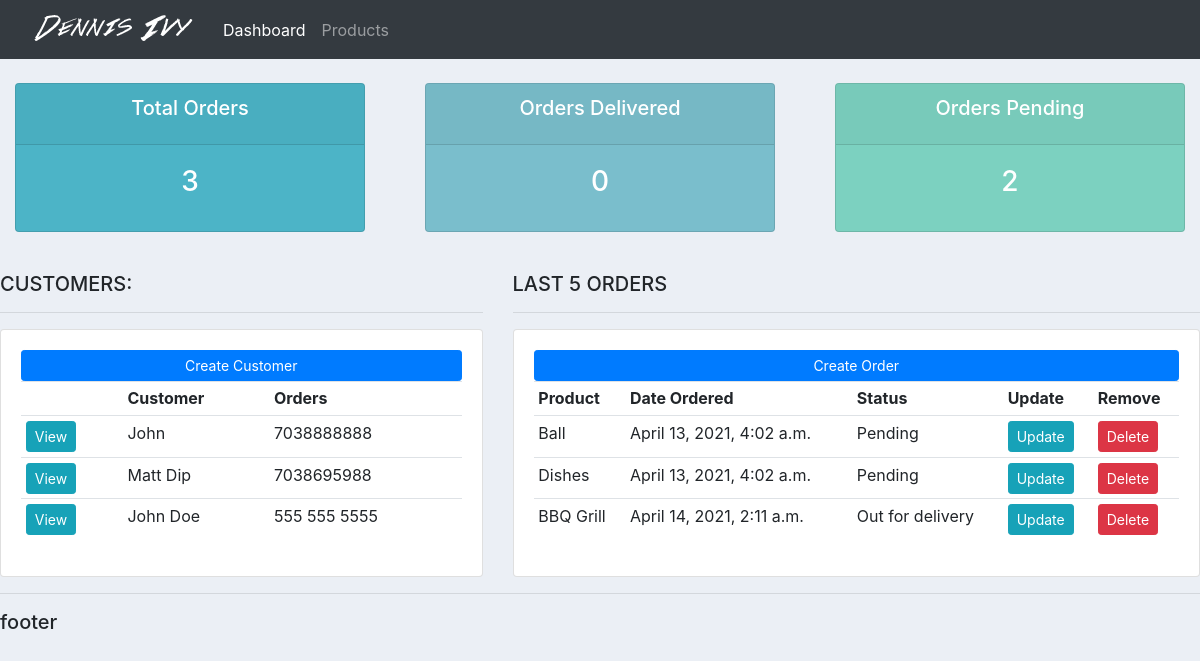
The page / on the database its author committed.
### accounts/models.py (models this page shows, shortened)
class Customer(models.Model):
    name = models.CharField(max_length=200, null=True)
    phone = models.CharField(max_length=200, null=True)
    email = models.EmailField(null=True)
    date_created = models.DateTimeField(auto_now_add=True, null=True)

class Order(models.Model):
    STATUS = (
        ('Pending', 'Pending'),
        ('Out for delivery', 'Out for delivery'),
        ('Delivered', 'Delivered'),
    )
    customer = models.ForeignKey(Customer, null=True, on_delete=models.SET_NULL)
    product = models.ForeignKey(Product, null=True, on_delete=models.SET_NULL)
    date_created = models.DateTimeField(auto_now_add=True, null=True)
    status = models.CharField(max_length=200, null=True, choices=STATUS)

class Product(models.Model):
    CATEGORY = (
        ('Indoor', 'Indoor'),
        ('Outdoor', 'Outdoor'),
    )
    name = models.CharField(max_length=200, null=True)
    price = models.DecimalField(max_digits=20, decimal_places=2, null=True)
    category = models.CharField(max_length=200, choices=CATEGORY, null=True)
    description = models.CharField(max_length=200, null=True, blank=True)
    date_created = models.DateTimeField(auto_now_add=True, null=True)
    tags = models.ManyToManyField(Tag)
    def __str__(self):
        return self.name

### accounts/views.py (the view)
# urls.py: path('', home, name='home'),
def home(request):
    orders = Order.objects.all()
    customers = Customer.objects.all()
    total_orders = orders.count()
    total_delivered = orders.filter(status='Delivered').count()
    total_pending = orders.filter(status='Pending').count()
    context = {
        'orders': orders,
        'customers': customers,
        'total_orders': total_orders,
        'total_delivered': total_delivered,
        'total_pending': total_pending,
    }
    return render(request, 'accounts/dashboard.html', context)

### accounts/templates/accounts/dashboard.html
{% extends 'accounts/main.html' %}
{% block content %}
{% include 'accounts/status.html' %}
    <br>
<div class="row">
	<div class="col-md-5">
		<h5>CUSTOMERS:</h5>
		<hr>
		<div class="card card-body">
			<a class="btn btn-primary  btn-sm btn-block" href="">Create Customer</a>
			<table class="table table-sm">
				<tr>
                    <th></th>
					<th>Customer</th>
					<th>Orders</th>
				</tr>
                {% for customer in customers %}
                    <tr>
                        <td><a class="btn btn-sm btn-info"
                                href="{% url 'customer' customer.id %}">View</a></td>
                        <td>{{ customer.name }}</td>
                        <td>{{ customer.phone }}</td>
                    </tr>
                {% endfor %}
			</table>
		</div>
	</div>
	<div class="col-md-7">
		<h5>LAST 5 ORDERS</h5>
		<hr>
		<div class="card card-body">
			<a class="btn btn-primary  btn-sm btn-block" href="">Create Order</a>
			<table class="table table-sm">
				<tr>
					<th>Product</th>
					<th>Date Ordered</th>
					<th>Status</th>
					<th>Update</th>
					<th>Remove</th>
				</tr>
                {% for order in orders %}
                    <tr>
                        <td>{{ order.product }}</td>
                        <td>{{ order.date_created }}</td>
                        <td>{{ order.status }}</td>
                        <td><a class="btn btn-sm btn-info" href="">Update</a></td>
                        <td><a class="btn btn-sm btn-danger" href="">Delete</a></td>
                    </tr>
                {% endfor %}
			</table>
		</div>
	</div>
</div>
{% endblock content %}

### accounts/templates/accounts/main.html (shortened to what this page needs)
{% load static %}
<!DOCTYPE html>
<html lang="en">
<head>
    <link rel="stylesheet" href="https://stackpath.bootstrapcdn.com/bootstrap/4.3.1/css/bootstrap.min.css">
    <link rel="stylesheet" type="text/css" href="{% static '/css/main.css' %}">
</head>
<body>
    {% include 'accounts/navbar.html' %}
    {% block content %}
    {% endblock content %}
    <hr>
    <h5>footer</h5>
</body>
</html>

### accounts/templates/accounts/navbar.html (shortened to what this page needs)
{% load static %}
<nav class="navbar navbar-expand-lg navbar-dark bg-dark">
    <img src="{% static 'images/logo.png' %}" alt="">
  <div class="collapse navbar-collapse" id="navbarNav">
    <ul class="navbar-nav">
      <li class="nav-item active">
        <a class="nav-link" href="{% url 'home' %}">Dashboard </a>
      </li>
      <li class="nav-item">
        <a class="nav-link" href="{% url 'products' %}">Products</a>
      </li>
    </ul>
  </div>
</nav>

### accounts/templates/accounts/status.html
<br>
<div class="row">
	<div class="col">
		<div class="col-md">
			<div class="card text-center text-white  mb-3" id="total-orders">
			  	<div class="card-header">
			  		<h5 class="card-title">Total Orders</h5>
			  	</div>
			  	<div class="card-body">
			    	<h3 class="card-title">{{ total_orders }} </h3>
			  	</div>
			</div>
		</div>
	</div>
	<div class="col">
		<div class="col-md">
			<div class="card text-center text-white  mb-3" id="orders-delivered">
			  	<div class="card-header">
			  		<h5 class="card-title">Orders Delivered</h5>
			  	</div>
			  	<div class="card-body">
			    	<h3 class="card-title">{{ total_delivered }}</h3>
			  	</div>
			</div>
		</div>
	</div>
	<div class="col">
		<div class="col-md">
			<div class="card text-center text-white  mb-3" id="orders-pending">
			  	<div class="card-header">
			  		<h5 class="card-title">Orders Pending</h5>
			  	</div>
			  	<div class="card-body">
			    	<h3 class="card-title">{{ total_pending }}</h3>
			  	</div>
			</div>
		</div>
	</div>
</div>

### static/css/main.css (style rules this page uses)
body { background-color: #ebeff5; }
#total-orders { background-color: #4cb4c7; }
#orders-delivered { background-color: #7abecc; }
#orders-pending { background-color: #7cd1c0; }

### rows shown on the page
Customer: name "John", phone "7038888888"
Customer: name "Matt Dip", phone "7038695988"
Customer: name "John Doe", phone "555 555 5555"
Order: product "Ball", date_created "April 13, 2021, 4:02 a.m.", status "Pending"
Order: product "Dishes", date_created "April 13, 2021, 4:02 a.m.", status "Pending"
Order: product "BBQ Grill", date_created "April 14, 2021, 2:11 a.m.", status "Out for delivery"

### other values the page prints
{{ total_orders }} "3"
{{ total_delivered }} "0"
{{ total_pending }} "2"
